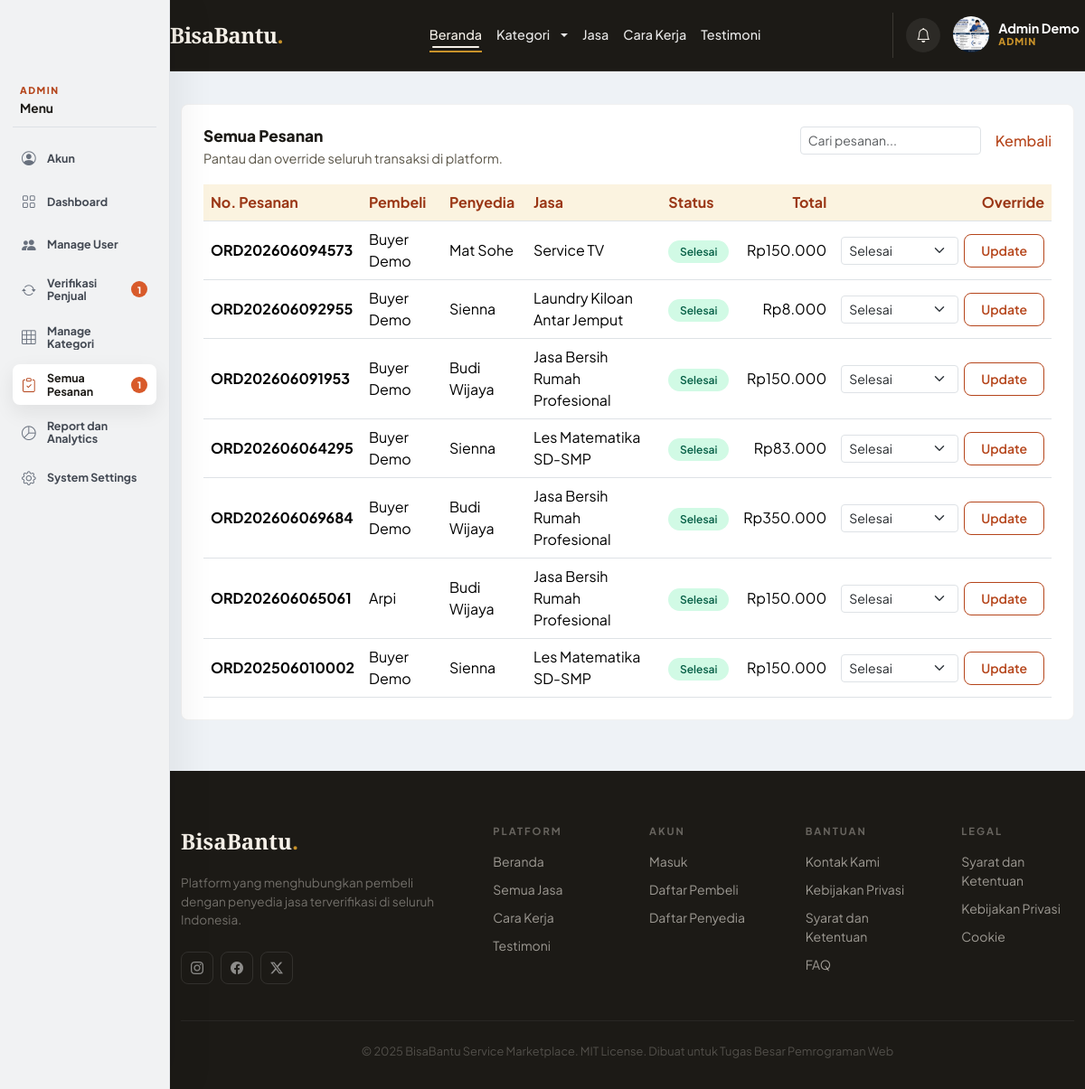
/index.php?page=admin_orders (signed in), run on the app's committed database.
### tables this page shows
CREATE TABLE `orders` (
  `id` int NOT NULL AUTO_INCREMENT,
  `buyer_id` int NOT NULL,
  `provider_id` int NOT NULL,
  `order_number` varchar(20) NOT NULL,
  `total_price` decimal(12,2) NOT NULL,
  `quantity` int NOT NULL DEFAULT '1',
  `service_date` date NOT NULL,
  `service_address` text NOT NULL,
  `status` enum('pending','waiting_payment','paid','accepted','in_progress','completed','cancelled') NOT NULL DEFAULT 'pending',
  `notes` text,
  `created_at` timestamp NOT NULL DEFAULT CURRENT_TIMESTAMP,
  `updated_at` timestamp NOT NULL DEFAULT CURRENT_TIMESTAMP ON UPDATE CURRENT_TIMESTAMP,
  PRIMARY KEY (`id`),
  UNIQUE KEY `order_number` (`order_number`),
  KEY `buyer_id` (`buyer_id`),
  KEY `provider_id` (`provider_id`),
  CONSTRAINT `orders_ibfk_1` FOREIGN KEY (`buyer_id`) REFERENCES `users` (`id`) ON DELETE RESTRICT,
  CONSTRAINT `orders_ibfk_2` FOREIGN KEY (`provider_id`) REFERENCES `users` (`id`) ON DELETE RESTRICT
);

CREATE TABLE `users` (
  `id` int NOT NULL AUTO_INCREMENT,
  `name` varchar(100) NOT NULL,
  `email` varchar(100) NOT NULL,
  `password` varchar(255) NOT NULL,
  `role` enum('buyer','provider','admin') NOT NULL,
  `is_verified` tinyint(1) DEFAULT '0',
  `phone` varchar(20) DEFAULT NULL,
  `address` text,
  `remember_token` varchar(255) DEFAULT NULL,
  `profile_photo` varchar(255) DEFAULT NULL,
  `created_at` timestamp NOT NULL DEFAULT CURRENT_TIMESTAMP,
  `updated_at` timestamp NOT NULL DEFAULT CURRENT_TIMESTAMP ON UPDATE CURRENT_TIMESTAMP,
  PRIMARY KEY (`id`),
  UNIQUE KEY `email` (`email`)
);

### src/helpers/functions.php (called while the page is built, shortened)
<?php
function base_url($path = '') {
    $scheme = (!empty($_SERVER['HTTPS']) && $_SERVER['HTTPS'] !== 'off') ? 'https' : 'http';
    $host = $_SERVER['HTTP_HOST'] ?? 'localhost';
    $scriptDir = rtrim(dirname($_SERVER['SCRIPT_NAME']), '/\\');
    $base = $scheme . '://' . $host . $scriptDir;
    return rtrim($base, '/\\') . '/' . ltrim($path, '/\\');
}
function e($value) {
    return htmlspecialchars($value, ENT_QUOTES, 'UTF-8');
}
function format_rupiah($amount) {
    return 'Rp' . number_format((float) $amount, 0, ',', '.');
}
function order_status_info($status) {
    $map = [
        'pending' => ['Menunggu', 'pending'],
        'waiting_payment' => ['Menunggu Bayar', 'pending'],
        'paid' => ['Dibayar', 'active'],
        'accepted' => ['Diterima', 'active'],
        'in_progress' => ['Diproses', 'active'],
        'completed' => ['Selesai', 'verified'],
        'cancelled' => ['Dibatalkan', 'inactive'],
    ];
    return $map[$status] ?? ['Unknown', 'pending'];
}

### src/models/OrderModel.php (called while the page is built, shortened)
<?php
class OrderModel {
    private $pdo;
    public function __construct($pdo) {
        $this->pdo = $pdo;
    }
    public function getAllWithServices() {
        $stmt = $this->pdo->query('
            SELECT o.*, ub.name as buyer_name, up.name as provider_name,
                   (SELECT s.title FROM order_items oi JOIN services s ON oi.service_id = s.id WHERE oi.order_id = o.id LIMIT 1) as service_title
            FROM orders o
            JOIN users ub ON o.buyer_id = ub.id
            JOIN users up ON o.provider_id = up.id
            ORDER BY o.created_at DESC
        ');
        return $stmt->fetchAll();
    }
}

### src/views/admin/all_orders.php (the view, shortened to what this page needs)
<?php
require_once __DIR__ . '/../../models/OrderModel.php';
$orderModel = new OrderModel($pdo);
$orders = $orderModel->getAllWithServices();
$statusOptions = ['waiting_payment', 'paid', 'accepted', 'in_progress', 'completed', 'cancelled'];
?>
<main class="admin-dashboard">
    <div class="container">
        <section class="admin-panel">
            <div class="admin-panel-head">
                <div>
                    <h2>Semua Pesanan</h2>
                    <p>Pantau dan override seluruh transaksi di platform.</p>
                </div>
                <div class="d-flex gap-3 align-items-center">
                    <input type="text" id="tableSearch" class="form-control form-control-sm" placeholder="Cari pesanan..." style="width: 200px;">
                    <a href="<?= base_url('index.php?page=dashboard') ?>" class="link-accent">Kembali</a>
                </div>
            </div>
            <div class="table-responsive">
                <table class="table admin-table align-middle mb-0">
                    <thead>
                        <tr>
                            <th>No. Pesanan</th>
                            <th>Pembeli</th>
                            <th>Penyedia</th>
                            <th>Jasa</th>
                            <th>Status</th>
                            <th class="text-end">Total</th>
                            <th class="text-end">Override</th>
                        </tr>
                    </thead>
                    <tbody>
                        <?php if (empty($orders)): ?>
                            <tr><td colspan="7" class="text-center text-muted py-4">Belum ada pesanan.</td></tr>
                        <?php else: ?>
                            <?php foreach ($orders as $order): ?>
                                <?php [$statusLabel, $statusClass] = order_status_info($order['status']); ?>
                                <tr>
                                    <td><strong><?= e($order['order_number']) ?></strong></td>
                                    <td><?= e($order['buyer_name']) ?></td>
                                    <td><?= e($order['provider_name']) ?></td>
                                    <td><?= e($order['service_title'] ?? '-') ?></td>
                                    <td><span class="status-badge <?= e($statusClass) ?>"><?= e($statusLabel) ?></span></td>
                                    <td class="text-end"><?= e(format_rupiah($order['total_price'])) ?></td>
                                    <td class="text-end">
                                        <form method="post" action="<?= base_url('index.php?page=admin&action=order_status') ?>" class="admin-status-form">
                                            <select name="status" class="form-select form-select-sm">
                                                <?php foreach ($statusOptions as $opt): ?>
                                                    <option value="<?= e($opt) ?>" <?= $order['status'] === $opt ? 'selected' : '' ?>><?= e(order_status_info($opt)[0]) ?></option>
                                                <?php endforeach; ?>
                                            </select>
                                            <button type="submit" class="btn btn-sm btn-outline-custom">Update</button>
                                        </form>
                                    </td>
                                </tr>
                            <?php endforeach; ?>
                        <?php endif; ?>
                    </tbody>
                </table>
            </div>
        </section>
    </div>
</main>

### src/assets/css/main.css (style rules this page uses)
:root { --cream: #F5F0E8; --warm-100: #EDE5D0; --warm-200: #D4C4A0; --ink: #1C1A16; --ink-60: #5A5548; --ink-30: #9D9488; --accent: #B5451B; --accent-lt: #F0E4DE; --gold: #C8922A; --gold-lt: #FBF3E0; --orange-primary: var(--accent); --orange-dark: #9a3615; --orange-light: var(--accent-lt); --orange-soft: var(--gold-lt); --text-dark: var(--ink); --text-muted: var(--ink-60); }
body { min-height: 100vh; display: flex; flex-direction: column; font-family: 'Plus Jakarta Sans', system-ui, sans-serif; color: var(--ink); background-color: var(--cream); }
html { min-height: 100%; }
body.has-role-sidebar { padding-left: 188px; background: #f4f5f7; }
.btn-outline-custom { border: 1px solid var(--gold); color: var(--gold); border-radius: 8px; padding: 7px 18px; font-size: 0.875rem; font-weight: 600; background: transparent; transition: all 0.2s; }
.table-responsive { scrollbar-width: thin; scrollbar-color: rgba(181, 69, 27, 0.42) rgba(28, 26, 22, 0.06); }
.link-accent { color: var(--accent); font-weight: 500; text-decoration: none; }
.btn-outline-custom, .btn-primary-custom, .btn-login, .btn-register, .search-box button, .filter-pill, .link-accent, .auth-btn-submit, .auth-btn-outline, .auth-btn-google, .auth-modal-close, .auth-tab, .auth-role-card, .social-btn { transition: transform 0.22s ease, box-shadow 0.22s ease, background-color 0.22s ease, border-color 0.22s ease, color 0.22s ease; }
.link-accent { display: inline-flex; align-items: center; gap: 4px; }
html, body { max-width: 100%; overflow-x: clip; }
button, input, select, textarea { font: inherit; }

### src/assets/css/auth-modal.css (style rules this page uses)
:root { --auth-accent: #B5451B; --auth-accent-dark: #9a3615; --auth-accent-soft: #F0E4DE; --auth-accent-border: #D4C4A0; --auth-gold: #C8922A; --auth-gold-soft: #FBF3E0; --font-sans: 'Plus Jakarta Sans', system-ui, sans-serif; --color-text-primary: #1C1A16; --color-text-secondary: #6b7280; --color-text-tertiary: #9ca3af; --color-background-primary: #fff; --color-background-secondary: #f9fafb; --color-background-tertiary: #f3f4f6; --color-border-secondary: #e5e7eb; --color-border-tertiary: #f3f4f6; --border-radius-md: 8px; --border-radius-xl: 16px; }

### src/assets/css/animations.css (style rules this page uses)
:root { --bb-motion-fast: 180ms; --bb-motion-base: 320ms; --bb-motion-slow: 480ms; --bb-motion-ease: cubic-bezier(.22, 1, .36, 1); --bb-motion-shadow: 0 18px 45px rgba(15, 23, 42, .14); --bb-focus-glow: 0 0 0 .22rem rgba(37, 99, 235, .16); }
html { scroll-behavior: smooth; }
body { opacity: 1; }
body.page-enter { transition: opacity var(--bb-motion-base) var(--bb-motion-ease), transform var(--bb-motion-base) var(--bb-motion-ease); will-change: opacity, transform; }
body.page-enter.loaded { opacity: 1; transform: translate3d(0, 0, 0); }
.animate-on-scroll { opacity: 0; transition: opacity var(--bb-motion-slow) var(--bb-motion-ease), transform var(--bb-motion-slow) var(--bb-motion-ease); transition-delay: var(--bb-stagger-delay, 0ms); will-change: opacity, transform; }
.animate-on-scroll.fade-up { transform: translate3d(0, 26px, 0); }
.animate-on-scroll.zoom-in { transform: scale(.96); }
.animate-on-scroll.in-view { opacity: 1; transform: translate3d(0, 0, 0) scale(1); }
.btn, button, [type="button"], [type="submit"], .cart-nav-btn, .header-icon-btn, .social-btn, .role-sidebar-nav a, .profile-dropdown-item { position: relative; overflow: hidden; transition: transform var(--bb-motion-fast) var(--bb-motion-ease), box-shadow var(--bb-motion-fast) var(--bb-motion-ease), border-color var(--bb-motion-fast) ease, background-color var(--bb-motion-fast) ease, color var(--bb-motion-fast) ease; }
.form-control, .form-select, textarea, input { transition: border-color var(--bb-motion-fast) ease, box-shadow var(--bb-motion-fast) ease, background-color var(--bb-motion-fast) ease, transform var(--bb-motion-fast) ease; }
.table { animation: bb-fade-up var(--bb-motion-slow) var(--bb-motion-ease) both; }
.table tbody tr { transition: background-color var(--bb-motion-fast) ease; }

### data on the page
orders: order_number "ORD202606094573", buyer.name "Buyer Demo", provider.name "Mat Sohe", service_title "Service TV", statusLabel "Selesai", total_price "Rp150.000"
orders: order_number "ORD202606092955", buyer.name "Buyer Demo", provider.name "Sienna", service_title "Laundry Kiloan Antar Jemput", statusLabel "Selesai", total_price "Rp8.000"
orders: order_number "ORD202606091953", buyer.name "Buyer Demo", provider.name "Budi Wijaya", service_title "Jasa Bersih Rumah Profesional", statusLabel "Selesai", total_price "Rp150.000"
orders: order_number "ORD202606064295", buyer.name "Buyer Demo", provider.name "Sienna", service_title "Les Matematika SD-SMP", statusLabel "Selesai", total_price "Rp83.000"
orders: order_number "ORD202606069684", buyer.name "Buyer Demo", provider.name "Budi Wijaya", service_title "Jasa Bersih Rumah Profesional", statusLabel "Selesai", total_price "Rp350.000"
orders: order_number "ORD202606065061", buyer.name "Arpi", provider.name "Budi Wijaya", service_title "Jasa Bersih Rumah Profesional", statusLabel "Selesai", total_price "Rp150.000"
orders: order_number "ORD202506010002", buyer.name "Buyer Demo", provider.name "Sienna", service_title "Les Matematika SD-SMP", statusLabel "Selesai", total_price "Rp150.000"

### other printed values
$userName "Admin Demo"
$roleLabel "ADMIN"
$roleShortLabel "ADMIN"
$item['label'] "Akun"
$item['label'] "Dashboard"
$item['label'] "Manage User"
$item['label'] "Verifikasi Penjual"
$item['badge'] "1"
$item['label'] "Manage Kategori"
$item['label'] "Semua Pesanan"
$item['label'] "Report dan Analytics"
$item['label'] "System Settings"
form field status "Selesai"
